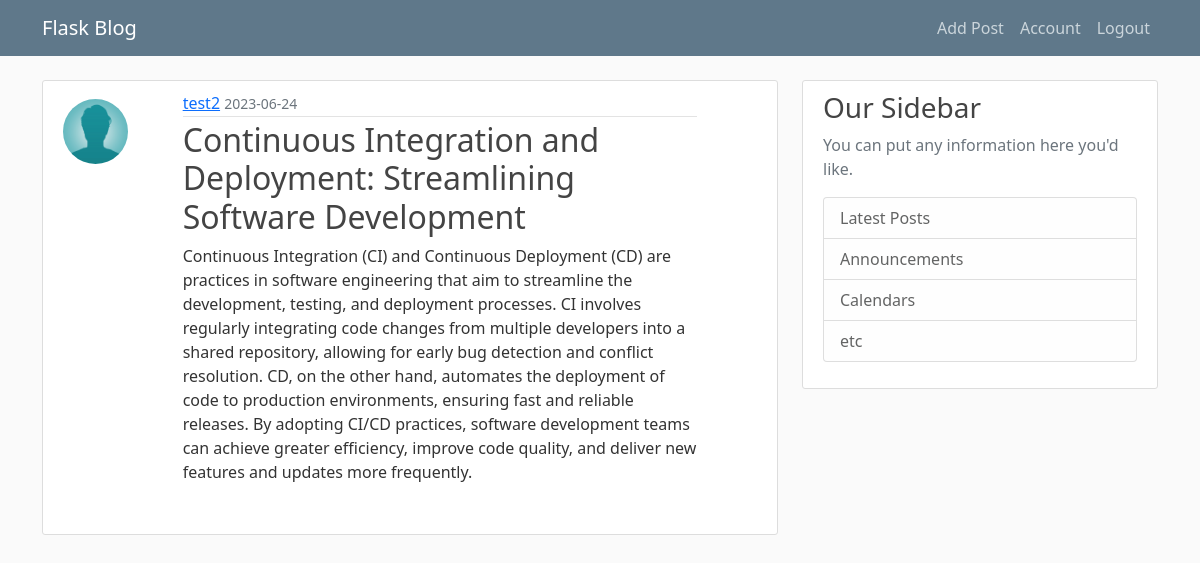
/post/23 (signed in), run on the app's committed database.
### on_blog/models.py (models this page shows, shortened)
class User(db.Model, UserMixin):
    id = db.Column(db.Integer, primary_key=True)
    username = db.Column(db.String(20), unique=True, nullable=False)
    email = db.Column(db.String(100), unique=True, nullable=False)
    image_file = db.Column(db.String(20), nullable=False, default='default.jpeg')
    password = db.Column(db.String(60), nullable = False)
    posts = db.relationship("Post", backref = "author", lazy = True)

class Post(db.Model):
    id = db.Column(db.Integer, primary_key=True)
    title = db.Column(db.String(100), nullable=False)
    time = db.Column(db.DateTime, nullable = False, default = datetime.utcnow)
    content = db.Column(db.Text, nullable = False)
    user_id = db.Column(db.Integer, db.ForeignKey('user.id'), nullable = False)

### on_blog/posts/routes.py (the view)
@posts.route('/post/<int:post_id>')
@login_required
def post(post_id):
    post = Post.query.get_or_404(post_id)
    return render_template('post.html', post=post)

### on_blog/models.py (called while the page is built)
@login_manager.user_loader
def load_user(user_id):
    return User.query.get(int(user_id))

### on_blog/templates/post.html (shortened to what this page needs)
{% extends "layout.html" %}
{% block content %}
<article class="content-section">
    <div class="row">
        <div class='col-sm-4 col-lg-2'>
            <img class="rounded-circle article-img align-items-start mt-2"
                 src="{{ url_for('static', filename='profile_pics/' + post.author.image_file) }}">
        </div>
        <div class='col-sm-8 col-lg-9'>
            <div class="media-body">
                <div class="article-metadata">
                    <a class="mr-2" href="{{url_for('posts.user_posts', username=post.author.username)}}">{{ post.author.username }}</a>
                    <small class="text-muted">{{ post.time.strftime('%Y-%m-%d') }}</small>
                </div>
                <h2 class="article-title">{{ post.title }}</a></h2>
                <p class="article-content">{{ post.content }}</p>
            </div>
        </div>
    </div>
</article>
{% endblock content %}

### on_blog/static/main.css (style rules this page uses)
body { background: #fafafa; color: #333333; margin-top: 5rem; }
h1, h2, h3, h4, h5, h6 { color: #444444; }
.content-section { background: #ffffff; padding: 10px 20px; border: 1px solid #dddddd; border-radius: 3px; margin-bottom: 20px; }
.article-title { color: #444444; }
.article-content { white-space: pre-line; }
.article-img { height: 65px; width: 65px; margin-right: 16px; }
.article-metadata { padding-bottom: 1px; margin-bottom: 4px; border-bottom: 1px solid #e3e3e3 }

### data on the page
User: image_file (placeholder picture), author.username "test2"
Post: time "2023-06-24", title "Continuous Integration and Deployment: Streamlining Software Development", content "Continuous Integration (CI) and Continuous Deployment (CD) are practices in software engineering that aim to streamline the development, testing, and deployment processes. CI involves regularly integrating code changes from multiple developers into a shared repository, allowing for early bug detection and conflict resolution. CD, on the other hand, automates the deployment of code to production environments, ensuring fast and reliable releases. By adopting CI/CD practices, software development teams can achieve greater efficiency, improve code quality, and deliver new features and updates more frequently."
